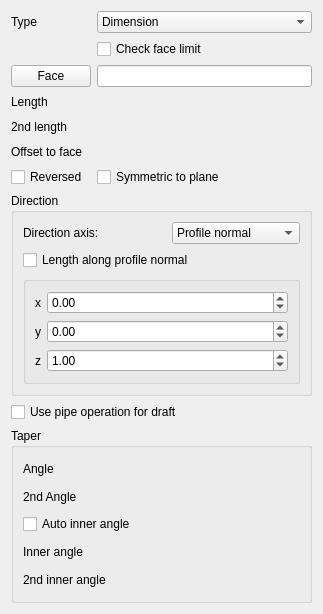
<?xml version="1.0" encoding="UTF-8"?>
<ui version="4.0">
 <class>PartDesignGui::TaskPadPocketParameters</class>
 <widget class="QWidget" name="PartDesignGui::TaskPadPocketParameters">
  <property name="geometry">
   <rect>
    <x>0</x>
    <y>0</y>
    <width>323</width>
    <height>614</height>
   </rect>
  </property>
  <property name="windowTitle">
   <string>Form</string>
  </property>
  <layout class="QVBoxLayout" name="verticalLayout_2">
   <item>
    <layout class="QGridLayout" name="gridLayout">
     <item row="1" column="1">
      <widget class="QCheckBox" name="checkFaceLimits">
       <property name="text">
        <string>Check face limit</string>
       </property>
      </widget>
     </item>
     <item row="3" column="0">
      <widget class="QLabel" name="labelLength">
       <property name="text">
        <string>Length</string>
       </property>
      </widget>
     </item>
     <item row="0" column="1">
      <widget class="QComboBox" name="changeMode">
       <item>
        <property name="text">
         <string>Dimension</string>
        </property>
       </item>
      </widget>
     </item>
     <item row="4" column="0">
      <widget class="QLabel" name="labelLength2">
       <property name="text">
        <string>2nd length</string>
       </property>
      </widget>
     </item>
     <item row="4" column="1">
      <widget class="Gui::PrefQuantitySpinBox" name="lengthEdit2" native="true">
       <property name="minimumSize">
        <size>
         <width>0</width>
         <height>20</height>
        </size>
       </property>
       <property name="keyboardTracking" stdset="0">
        <bool>false</bool>
       </property>
      </widget>
     </item>
     <item row="5" column="0">
      <widget class="QLabel" name="labelOffset">
       <property name="text">
        <string>Offset to face</string>
       </property>
      </widget>
     </item>
     <item row="2" column="0">
      <widget class="QPushButton" name="buttonFace">
       <property name="text">
        <string>Face</string>
       </property>
       <property name="checkable">
        <bool>true</bool>
       </property>
      </widget>
     </item>
     <item row="2" column="1">
      <widget class="QLineEdit" name="lineFaceName"/>
     </item>
     <item row="3" column="1">
      <widget class="Gui::PrefQuantitySpinBox" name="lengthEdit" native="true">
       <property name="keyboardTracking" stdset="0">
        <bool>false</bool>
       </property>
       <property name="minimum" stdset="0">
        <double>0.000000000000000</double>
       </property>
      </widget>
     </item>
     <item row="0" column="0">
      <widget class="QLabel" name="textLabel1">
       <property name="text">
        <string>Type</string>
       </property>
      </widget>
     </item>
     <item row="5" column="1">
      <widget class="Gui::PrefQuantitySpinBox" name="offsetEdit" native="true">
       <property name="toolTip">
        <string>Offset from face in which pad will end</string>
       </property>
       <property name="keyboardTracking" stdset="0">
        <bool>false</bool>
       </property>
      </widget>
     </item>
     <item row="6" column="0">
      <widget class="QCheckBox" name="checkBoxReversed">
       <property name="toolTip">
        <string>Reverses pad direction</string>
       </property>
       <property name="text">
        <string>Reversed</string>
       </property>
      </widget>
     </item>
     <item row="6" column="1">
      <widget class="QCheckBox" name="checkBoxMidplane">
       <property name="enabled">
        <bool>true</bool>
       </property>
       <property name="toolTip">
        <string>Applies length symmetrically to sketch plane</string>
       </property>
       <property name="text">
        <string>Symmetric to plane</string>
       </property>
      </widget>
     </item>
    </layout>
   </item>
   <item>
    <widget class="QGroupBox" name="groupBox">
     <property name="enabled">
      <bool>true</bool>
     </property>
     <property name="toolTip">
      <string>Use custom vector for pad direction otherwise
the sketch plane's normal vector will be used</string>
     </property>
     <property name="title">
      <string>Direction</string>
     </property>
     <property name="checked">
      <bool>false</bool>
     </property>
     <layout class="QGridLayout" name="gridLayout1">
      <item row="1" column="0" colspan="3">
       <widget class="QCheckBox" name="checkBoxAlongDirection">
        <property name="enabled">
         <bool>true</bool>
        </property>
        <property name="toolTip">
         <string>If unchecked, the length will be
measured along the specified direction</string>
        </property>
        <property name="text">
         <string>Length along profile normal</string>
        </property>
       </widget>
      </item>
      <item row="0" column="2">
       <layout class="QGridLayout" name="gridLayout_3">
        <item row="0" column="0" colspan="2">
         <widget class="QComboBox" name="directionCB">
          <property name="toolTip">
           <string>Set a direction or select an edge
from the model as reference</string>
          </property>
          <item>
           <property name="text">
            <string>Profile normal</string>
           </property>
          </item>
          <item>
           <property name="text">
            <string>Select reference...</string>
           </property>
          </item>
          <item>
           <property name="text">
            <string>Custom direction</string>
           </property>
          </item>
         </widget>
        </item>
       </layout>
      </item>
      <item row="0" column="0" colspan="2">
       <widget class="QLabel" name="labelEdge">
        <property name="text">
         <string>Direction axis:</string>
        </property>
       </widget>
      </item>
      <item row="2" column="0" colspan="3">
       <widget class="QGroupBox" name="groupBoxDirection">
        <property name="enabled">
         <bool>true</bool>
        </property>
        <property name="toolTip">
         <string>Use custom vector for pad direction, otherwise
the sketch plane's normal vector will be used</string>
        </property>
        <property name="checkable">
         <bool>false</bool>
        </property>
        <property name="checked">
         <bool>false</bool>
        </property>
        <layout class="QFormLayout" name="formLayout">
         <item row="0" column="0">
          <widget class="QLabel" name="labelXSkew">
           <property name="text">
            <string>x</string>
           </property>
          </widget>
         </item>
         <item row="0" column="1">
          <widget class="Gui::DoubleSpinBox" name="XDirectionEdit">
           <property name="toolTip">
            <string>x-component of direction vector</string>
           </property>
           <property name="keyboardTracking">
            <bool>false</bool>
           </property>
           <property name="minimum">
            <double>-100.000000000000000</double>
           </property>
           <property name="maximum">
            <double>100.000000000000000</double>
           </property>
           <property name="singleStep">
            <double>0.100000000000000</double>
           </property>
           <property name="unit" stdset="0">
            <string notr="true"/>
           </property>
          </widget>
         </item>
         <item row="1" column="0">
          <widget class="QLabel" name="labelYSkew">
           <property name="text">
            <string>y</string>
           </property>
          </widget>
         </item>
         <item row="1" column="1">
          <widget class="Gui::DoubleSpinBox" name="YDirectionEdit">
           <property name="toolTip">
            <string>y-component of direction vector</string>
           </property>
           <property name="keyboardTracking">
            <bool>false</bool>
           </property>
           <property name="minimum">
            <double>-100.000000000000000</double>
           </property>
           <property name="maximum">
            <double>100.000000000000000</double>
           </property>
           <property name="singleStep">
            <double>0.100000000000000</double>
           </property>
           <property name="unit" stdset="0">
            <string notr="true"/>
           </property>
          </widget>
         </item>
         <item row="2" column="0">
          <widget class="QLabel" name="labelZSkew">
           <property name="text">
            <string>z</string>
           </property>
          </widget>
         </item>
         <item row="2" column="1">
          <widget class="Gui::DoubleSpinBox" name="ZDirectionEdit">
           <property name="toolTip">
            <string>z-component of direction vector</string>
           </property>
           <property name="keyboardTracking">
            <bool>false</bool>
           </property>
           <property name="minimum">
            <double>-100.000000000000000</double>
           </property>
           <property name="maximum">
            <double>100.000000000000000</double>
           </property>
           <property name="singleStep">
            <double>0.100000000000000</double>
           </property>
           <property name="value">
            <double>1.000000000000000</double>
           </property>
           <property name="unit" stdset="0">
            <string notr="true"/>
           </property>
          </widget>
         </item>
        </layout>
       </widget>
      </item>
     </layout>
    </widget>
   </item>
   <item>
    <widget class="QCheckBox" name="checkBoxUsePipe">
     <property name="toolTip">
      <string>Enable this option to use pipe (i.e. sweep) operation to create draft angles.
If disabled, then use loft operation instead. Pipe operation can avoid some
unnecessary use of BSplineSurface for planar faces in the resulting shape.</string>
     </property>
     <property name="text">
      <string>Use pipe operation for draft</string>
     </property>
    </widget>
   </item>
   <item>
    <widget class="QGroupBox" name="groupBox_2">
     <property name="title">
      <string>Taper</string>
     </property>
     <layout class="QVBoxLayout" name="verticalLayout">
      <item>
       <layout class="QHBoxLayout" name="horizontalLayout_8">
        <item>
         <widget class="QLabel" name="labelTaperAngle">
          <property name="text">
           <string>Angle</string>
          </property>
         </widget>
        </item>
        <item>
         <widget class="Gui::PrefQuantitySpinBox" name="taperAngleEdit" native="true">
          <property name="keyboardTracking" stdset="0">
           <bool>false</bool>
          </property>
          <property name="unit" stdset="0">
           <string>deg</string>
          </property>
          <property name="maximum" stdset="0">
           <double>360.000000000000000</double>
          </property>
          <property name="singleStep" stdset="0">
           <double>10.000000000000000</double>
          </property>
         </widget>
        </item>
       </layout>
      </item>
      <item>
       <layout class="QHBoxLayout" name="horizontalLayout_9">
        <item>
         <widget class="QLabel" name="labelTaperAngle2">
          <property name="text">
           <string>2nd Angle</string>
          </property>
         </widget>
        </item>
        <item>
         <widget class="Gui::PrefQuantitySpinBox" name="taperAngleEdit2" native="true">
          <property name="keyboardTracking" stdset="0">
           <bool>false</bool>
          </property>
          <property name="unit" stdset="0">
           <string>deg</string>
          </property>
          <property name="maximum" stdset="0">
           <double>360.000000000000000</double>
          </property>
          <property name="singleStep" stdset="0">
           <double>10.000000000000000</double>
          </property>
         </widget>
        </item>
       </layout>
      </item>
      <item>
       <widget class="QCheckBox" name="autoInnerTaperAngle">
        <property name="text">
         <string>Auto inner angle</string>
        </property>
        <property name="checked">
         <bool>false</bool>
        </property>
       </widget>
      </item>
      <item>
       <layout class="QHBoxLayout" name="horizontalLayout_13">
        <item>
         <widget class="QLabel" name="labelInnerTaperAngle">
          <property name="text">
           <string>Inner angle</string>
          </property>
         </widget>
        </item>
        <item>
         <widget class="Gui::PrefQuantitySpinBox" name="innerTaperEdit" native="true">
          <property name="keyboardTracking" stdset="0">
           <bool>false</bool>
          </property>
          <property name="unit" stdset="0">
           <string>deg</string>
          </property>
          <property name="maximum" stdset="0">
           <double>360.000000000000000</double>
          </property>
          <property name="singleStep" stdset="0">
           <double>10.000000000000000</double>
          </property>
         </widget>
        </item>
       </layout>
      </item>
      <item>
       <layout class="QHBoxLayout" name="horizontalLayout_12">
        <item>
         <widget class="QLabel" name="labelInnerTaperAngle2">
          <property name="text">
           <string>2nd inner angle</string>
          </property>
         </widget>
        </item>
        <item>
         <widget class="Gui::PrefQuantitySpinBox" name="innerTaperEdit2" native="true">
          <property name="keyboardTracking" stdset="0">
           <bool>false</bool>
          </property>
          <property name="unit" stdset="0">
           <string>deg</string>
          </property>
          <property name="maximum" stdset="0">
           <double>360.000000000000000</double>
          </property>
          <property name="singleStep" stdset="0">
           <double>10.000000000000000</double>
          </property>
         </widget>
        </item>
       </layout>
      </item>
     </layout>
    </widget>
   </item>
  </layout>
 </widget>
 <customwidgets>
  <customwidget>
   <class>Gui::QuantitySpinBox</class>
   <extends>QWidget</extends>
   <header>Gui/QuantitySpinBox.h</header>
  </customwidget>
  <customwidget>
   <class>Gui::PrefQuantitySpinBox</class>
   <extends>Gui::QuantitySpinBox</extends>
   <header>Gui/PrefWidgets.h</header>
  </customwidget>
  <customwidget>
   <class>Gui::DoubleSpinBox</class>
   <extends>QDoubleSpinBox</extends>
   <header>Gui/SpinBox.h</header>
  </customwidget>
 </customwidgets>
 <tabstops>
  <tabstop>changeMode</tabstop>
  <tabstop>groupBox</tabstop>
 </tabstops>
 <resources/>
 <connections/>
</ui>
